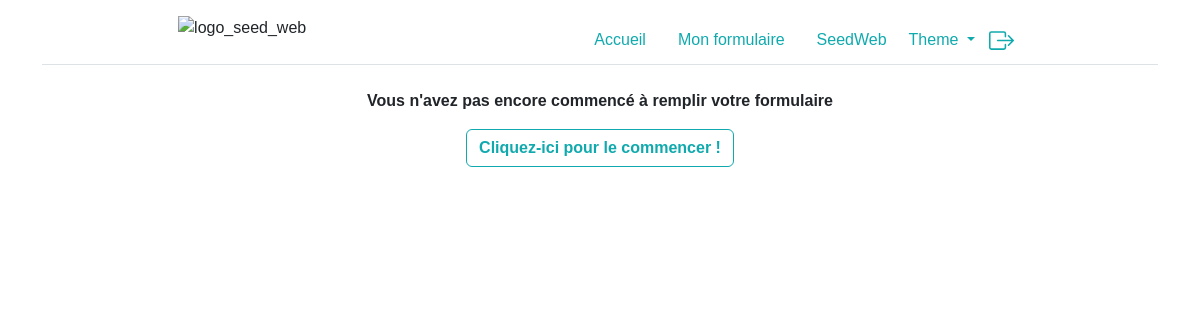
Before: /accueil/index.php (signed in) with the older database file.
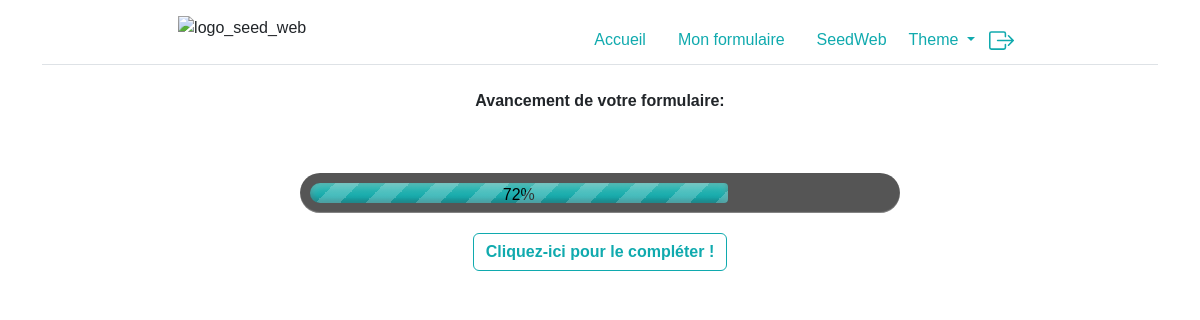
After: the same page with the newer database file.
### tables this page shows
CREATE TABLE `formulaire` (
  `id_client` int(11) NOT NULL,
  `progression` int(11) DEFAULT NULL,
  `id_site` int(11) NOT NULL,
  `dateCreation` date DEFAULT NULL,
  `dateLastUpdate` date DEFAULT NULL
);

### accueil/index.php (the view, shortened to what this page needs)
<?php
include("../config/dbconnection.php");
    ?>
<!DOCTYPE HTML>
<html lang="fr" data-bs-theme="<?=$_SESSION["theme"]?>">
    <head>
        <link href="https://cdn.jsdelivr.net/npm/bootstrap@5.3.0-alpha1/dist/css/bootstrap.min.css" rel="stylesheet">
        <link rel="stylesheet" href="../css/style.css">
    </head>
    <body class="text-center w-100 m-auto">
<?php
include("../includes/header.php");
if(isset($_SESSION["role"])){
    if($_SESSION["role"] == "client"){
        $id = $_SESSION['id_client'];
        $data_formulaire = $db->query("SELECT * FROM formulaire where id_client = '$id'")->fetch();
        if(!empty($data_formulaire)){
?>
<div class="w-50 mr-25 ml-25">
    <?php if($data_formulaire["progression"] == 0){?>
        <p class="fw-bold">Vous n'avez pas encore commencé à remplir votre formulaire</p>
        <a href="../mes_formulaires/"><p class="fw-bold btn btn-outline-seed">Cliquez-ici pour le commencer !</p></a>
    <?php }if($data_formulaire["progression"] > 0 && $data_formulaire["progression"] < 100){?>
    <p class="fw-bold">Avancement de votre formulaire:</p>
    <div class="meter seed">
        <span style="width: <?=$data_formulaire['progression']?>%" class="text-black"><?=$data_formulaire['progression']?>%</span>
    </div>
    <a href="../mes_formulaires/"><p class="fw-bold btn btn-outline-seed">Cliquez-ici pour le compléter !</p></a>
    <?php }elseif($data_formulaire["progression"]>=100){ ?>
        <p class="fw-bold">Votre formulaire est entièrement complété</p>
<?php }} ?>
</div>
<?php
    } if($_SESSION['role'] == "admin"){
        $nbForm = $db->query("SELECT * FROM FORMULAIRE")->rowCount();
        $nbFormStart = $db->query("SELECT * FROM FORMULAIRE WHERE PROGRESSION != 0")->rowCount();
        $nbFormFinish = $db->query("SELECT * FROM FORMULAIRE WHERE PROGRESSION >= 100")->rowCount();
        $avgForm = $db->query("SELECT round(avg(progression), 2) as moyenne from formulaire")->fetch();
        ?>
<div class="w-50 mr-25 ml-25 ">
    <div class="card-group row-cols-1 row-cols-md-3">
        <div class="col">
            <div class="card m-4 rounded" style="width: 18rem;">
                <span class="fs-1"><?=$nbForm?></span>
                <div class="card-body">
                    <p class="card-text">Formulaires générés</p>
                </div>
            </div>
        </div>
        <div class="col">
            <div class="card m-4 rounded border" style="width: 18rem;">
                <span class="fs-1"><?=$nbFormStart?></span>
                <div class="card-body">
                    <p class="card-text">Formulaires en cours - Client</p>
                </div>
            </div>
        </div>
        <div class="col">
            <div class="card m-4 rounded border" style="width: 18rem;">
                <span class="fs-1"><?=$nbFormFinish?></span>
                <div class="card-body">
                    <p class="card-text">Formulaires terminés</p>
                </div>
            </div>
        </div>
        <div class="col">
            <div class="card m-4 rounded border" style="width: 18rem;">
                <span class="fs-1"><?=$nbClientConnectDay?></span>
                <div class="card-body">
                    <p class="card-text">Clients connectés ce jour</p>
                </div>
            </div>
        </div>
        <div class="col">
            <div class="card m-4 rounded border" style="width: 18rem;">
                <span class="fs-1"><?=$nbClientConnectWeek?></span>
                <div class="card-body">
                    <p class="card-text">Clients connectés cette semaine</p>
                </div>
            </div>
        </div>
        <div class="col">
            <div class="card m-4 rounded border" style="width: 18rem;">
                <span class="fs-1"><?="0"?></span>
                <div class="card-body">
                    <p class="card-text">Site avec le modèle Agence</p>
                </div>
            </div>
        </div>
    </div>
    <br>
    <hr>
    <div>
        <p class="fw-bold">Remplissage moyen des formulaires</p>
        <div class="meter seed">
            <span style="width: <?=$avgForm["moyenne"]?>%" class="text-black"><?=$avgForm["moyenne"]?>%</span>
        </div>
    </div>
</div>
<?php
    }
    }
    include("../includes/layout_bottom.php");
?>

### includes/header.php (shortened to what this page needs)
<?php
if(isset($_SESSION['role'])){
    if($_SESSION["role"] == "admin"){
        $url = $_SERVER["REQUEST_URI"];
    ?>
            <div class="container">
                <div class="d-flex justify-content-around align-items-center pt-3 mb-4 border-bottom">
                        <div>
                            <a href="../accueil/" class="d-flex align-items-center mb-3 mb-md-0 me-md-auto text-dark text-decoration-none">
                                <img class="mb-4" style="max-width: 150px;"src="https://seedweb.fr/wp-content/uploads/2022/12/Logo-seedweb-rectangle.png.webp" alt="logo_seed_web" >
                            </a>
                        </div>
                    <ul class="nav nav-pills">
                        <li class="nav-item"><a href="../accueil/" class="<?php if($url=="/accueil/"){echo "nav-link active bgSeed rounded-pill";}else{echo "nav-link color_seedWeb";}?>" aria-current="page">Accueil</a></li>
                        <li class="nav-item "><a href="../clients/" class="<?php if($url=="/clients/"){echo "nav-link active bgSeed rounded-pill";}else{echo "nav-link color_seedWeb";}?>">Clients</a></li>
                        <li class="nav-item "><a href="../sites/" class="<?php if($url=="/sites/"){echo "nav-link active bgSeed rounded-pill";}else{echo "nav-link color_seedWeb";}?>">Sites</a></li>
                        <li>
                            <div class="dropdown">
                                <button class="btn btn-secondary dropdown-toggle" type="button" data-bs-toggle="dropdown" aria-expanded="false">
                                    Option
                                </button>
                                <ul class="dropdown-menu">
                                    <form method="POST">
                                        <li class="nav-item "><a href="../formulaire/" class="nav-link color_seedWeb">Notification</a></li>
                                        <li class="nav-item "><a href="../modeles/" class="nav-link color_seedWeb">Modèles</a></li>
                                        <li class="nav-item "><a href="../sections/" class="nav-link color_seedWeb">Sections</a></li>
                                        <li><input type="submit" name="dark" class="dropdown-item" value="Thème Dark"/></li>
                                        <li><input type="submit" name="light" class="dropdown-item" value="Thème Light"/></li>
                                    </form>
                                </ul>
                            </div>
                        </li>
                        <a href="./index.php?unco=1">
                            <li class="m-2">
                                <svg xmlns="http://www.w3.org/2000/svg" width="16" height="16" fill="#10aaae" class="bi bi-box-arrow-right" viewBox="0 0 16 16">
                                    <path fill-rule="evenodd" d="M10 12.5a.5.5 0 0 1-.5.5h-8a.5.5 0 0 1-.5-.5v-9a.5.5 0 0 1 .5-.5h8a.5.5 0 0 1 .5.5v2a.5.5 0 0 0 1 0v-2A1.5 1.5 0 0 0 9.5 2h-8A1.5 1.5 0 0 0 0 3.5v9A1.5 1.5 0 0 0 1.5 14h8a1.5 1.5 0 0 0 1.5-1.5v-2a.5.5 0 0 0-1 0v2z"/>
                                    <path fill-rule="evenodd" d="M15.854 8.354a.5.5 0 0 0 0-.708l-3-3a.5.5 0 0 0-.708.708L14.293 7.5H5.5a.5.5 0 0 0 0 1h8.793l-2.147 2.146a.5.5 0 0 0 .708.708l3-3z"/>
                                </svg>
                            </li>
                        </a>
                    </ul>
                </div>
            </div>
    <?php
    }else if($_SESSION["role"] == "client"){
        $url = $_SERVER["REQUEST_URI"];
    ?>
            <div class="container">
                <div class="d-flex justify-content-around align-items-center pt-3 mb-4 border-bottom">
                    <div>
                        <a href="../accueil/" class="d-flex align-items-center mb-3 mb-md-0 me-md-auto text-dark text-decoration-none">
                            <img class="mb-4" style="max-width: 150px;"src="https://seedweb.fr/wp-content/uploads/2022/12/Logo-seedweb-rectangle.png.webp" alt="logo_seed_web" >
                        </a>
                    </div>
                    <ul class="nav nav-pills align-items-center">
                        <li class="nav-item"><a href="../accueil/" class="<?php if($url=="/accueil/"){echo "nav-link active bgSeed rounded-pill";}else{echo "nav-link color_seedWeb";}?>" aria-current="page">Accueil</a></li>
                        <li class="nav-item color_seedWeb"><a href="../mes_formulaires/" class="<?php if($url=="/mes_formulaires/"){echo "nav-link active bgSeed rounded-pill";}else{echo "nav-link color_seedWeb";}?>">Mon formulaire</a></li>
                        <li class="nav-item color_seedWeb"><a href="https://seedweb.fr/" class="nav-link color_seedWeb" target="_blank">SeedWeb</a></li>
                        <li>
                            <div class="dropdown">
                                <button class="color_seedWebH dropdown-toggle color_seedWeb bg-transparent" style="border: none;" type="button" data-bs-toggle="dropdown" aria-expanded="false">
                                    Theme
                                </button>
                            </div>
                        </li>
                        <a href="./index.php?unco=1">
                            <li class="m-2">
                            </li>
                        </a>
                    </ul>
                </div>
            </div>
    <?php
}}
?>

### includes/layout_bottom.php (shortened to what this page needs)
    </body>
</html>

### css/style.css (style rules this page uses)
.color_seedWeb { color: #10aaae; }
.btn-outline-seed { --bs-btn-color: #10aaae; --bs-btn-border-color: #10aaae; --bs-btn-hover-color: #fff; --bs-btn-hover-bg: #10aaae; --bs-btn-hover-border-color: #10aaae; --bs-btn-focus-shadow-rgb: 13,110,253; --bs-btn-active-color: #fff; --bs-btn-active-bg: #10aaae; --bs-btn-active-border-color: #10aaae; --bs-btn-active-shadow: inset 0 3px 5px rgba(0, 0, 0, 0.125); --bs-btn-disabled-color: #10aaae; --bs-btn-disabled-bg: transparent; --bs-btn-disabled-border-color: #10aaae; --bs-gradient: none; }
* { font-family: 'Nunito', sans-serif; }
.mr-25 { margin-right: 25%; }
.ml-25 { margin-left: 25%; }
.meter { box-sizing: content-box; height: 20px; position: relative; margin: 60px 0 20px 0; background: #555; border-radius: 25px; padding: 10px; box-shadow: inset 0 -1px 1px rgba(255, 255, 255, 0.3); }
.meter > span { display: block; height: 100%; border-top-right-radius: 8px; border-bottom-right-radius: 8px; border-top-left-radius: 20px; border-bottom-left-radius: 20px; background-color: rgb(43, 194, 83); background-image: linear-gradient( center bottom, rgb(43, 194, 83) 37%, rgb(84, 240, 84) 69% ); box-shadow: inset 0 2px 9px rgba(255, 255, 255, 0.3), inset 0 -2px 6px rgba(0, 0, 0, 0.4); position: relative; overflow: hidden; }
.meter > span:after, .animate > span > span { content: ""; position: absolute; top: 0; left: 0; bottom: 0; right: 0; background-image: linear-gradient( -45deg, rgba(255, 255, 255, 0.2) 25%, transparent 25%, transparent 50%, rgba(255, 255, 255, 0.2) 50%, rgba(255, 255, 255, 0.2) 75%, transparent 75%, transparent ); z-index: 1; background-size: 50px 50px; animation: move 2s linear infinite; border-top-right-radius: 8px; border-bottom-right-radius: 8px; border-top-left-radius: 20px; border-bottom-left-radius: 20px; overflow: hidden; }
.seed > span { background-image: linear-gradient(#2eb3b8e8, #10aaae); }
* { box-sizing: border-box; }

Changed rows visible on the page:
now on this page (row edited): formulaire: progression "72"
changed formulaire: progression 0 → 72 (drawn)
Other visible differences:
text no longer shown: "Vous n'avez pas encore commencé à remplir votre formulaire Cliquez-ici pour le commencer !"
text now shown: "Avancement de votre formulaire: % Cliquez-ici pour le compléter !"
